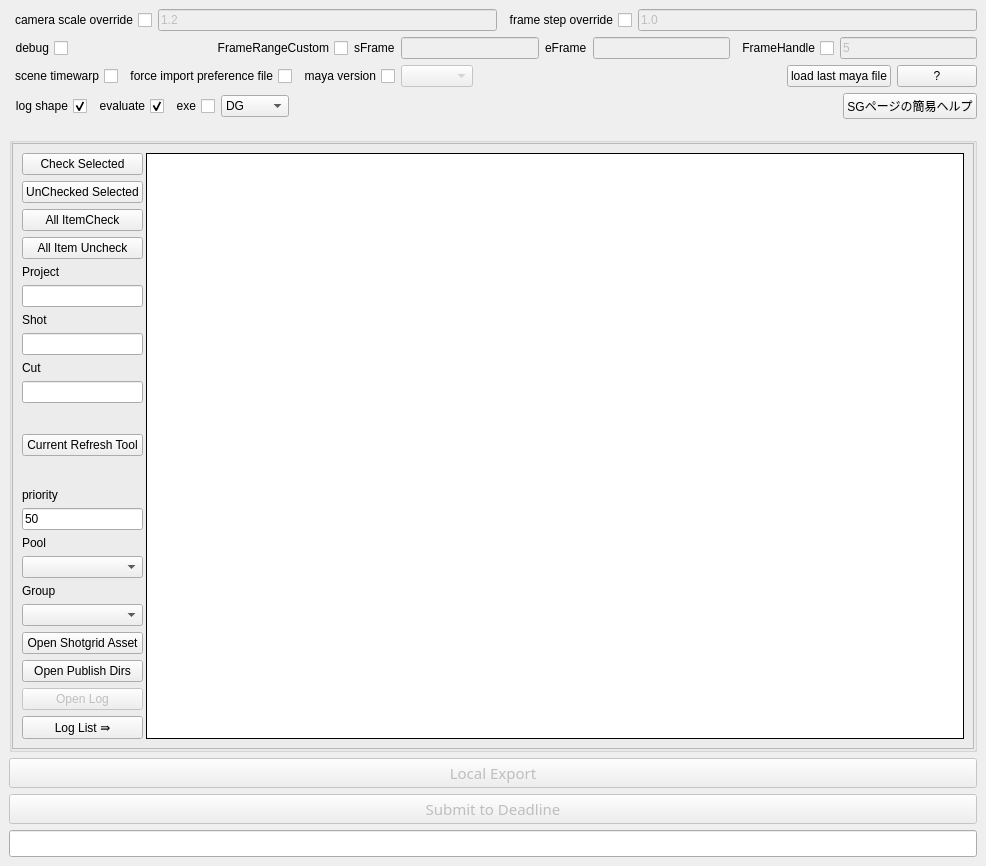
<?xml version="1.0" encoding="UTF-8"?>
<ui version="4.0">
 <class>MainWindow</class>
 <widget class="QMainWindow" name="MainWindow">
  <property name="geometry">
   <rect>
    <x>0</x>
    <y>0</y>
    <width>986</width>
    <height>866</height>
   </rect>
  </property>
  <property name="sizePolicy">
   <sizepolicy hsizetype="Expanding" vsizetype="Expanding">
    <horstretch>0</horstretch>
    <verstretch>0</verstretch>
   </sizepolicy>
  </property>
  <property name="windowTitle">
   <string>MainWindow</string>
  </property>
  <property name="styleSheet">
   <string notr="true">QDialog{background-color: rgb(38, 38, 38); color: rgb(200, 200, 200);}
QMainWindow{background-color: rgb(38, 38, 38); color: rgb(200, 200, 200);}
QMenuBar{background-color: rgb(18, 18, 38); color: rgb(200, 200, 200);}
QMenuBar::item{background-color: rgb(18, 18, 38); color: rgb(200, 200, 200);}
QMenu::item:selected{background-color: rgb(0, 100, 100); color: rgb(200, 200, 200);}
QLabel{color: rgb(200, 200, 200)}
QMenu{background-color: rgb(60, 60, 60); color: rgb(220, 220, 220)}
#QPushButton{background-color: rgb(20, 20, 20); color: rgb(200, 200, 200);border-style: outset}
#QPushButton:pressed{background-color: rgb(180, 180, 180)}

QPushButton{
padding: 0.5em 1em;
text-decoration: none;
background: #353535; color: #FFF;
}

QDateTimeEdit{background-color:   rgb(50, 50, 50); color: rgb(200, 200, 200);}

QLineEdit{background-color:   rgb(50, 50, 50); color: rgb(200, 200, 200);}
QPlainTextEdit{background-color:   rgb(50, 50, 50); color: rgb(200, 200, 200);}
QListWidget{background-color: rgb(18, 18, 38); color: rgb(200, 200, 200);}
QListWidget::item::selected{background-color: rgb(150, 150, 150); color: rgb(30, 30, 30);}
QComboBox{background-color:   rgb(18, 18, 38); color: rgb(200, 200, 200);}
QSpinBox{background-color:   rgb(50, 50, 50); color: rgb(200, 200, 200);}
QTextEdit{background-color:   rgb(18, 18, 38); color: rgb(200, 200, 200);}
QComboBox{background-color:   rgb(50, 50, 50); color: rgb(200, 200, 200);}
QRadioButton{background-color:   rgba(50, 50, 50, 0%); color: rgb(200, 200, 200);}
QTableWidget{background-color:   rgb(48, 48, 48); color: rgb(200, 200, 200);  alternate-background-color: rgb(68, 68, 68)}
QProgressBar{text-align: center}
QTableWidget&gt;QHeaderView::section{background-color:  rgb(68, 68, 68); color: rgb(200, 200, 200);border: 1px solid black	}
QTableWidget::item::selected{background-color:   rgb(120, 120, 80); color: rgb(200, 200, 200);}
QCheckBox{background-color:   rgba(18, 18, 38, 0%); color: rgb(200, 200, 200);}
QGroupBox{background-color:   rgb(80, 80, 80); color: rgb(200, 200, 200);border: 1px solid gray;}

QGroupBox::title { background-color: transparent; subcontrol-position: top left;padding:3 5px;}

QTreeWidget&gt;QHeaderView::section{background-color:  rgb(42, 42, 42); color: rgb(200, 200, 200);}
QTreeWidget{background-color:   rgb(48, 48, 48); color: rgb(200, 200, 200);  alternate-background-color: rgb(18, 18, 38)}
QTreeWidget::item::selected{background-color:   rgb(80, 80, 80); color: rgb(200, 200, 200);}
QTabWidget::pane {
    border: 2px;
    top: 0.1em;
    position: absolute;
    background-color: rgb(38, 42, 52)

    }

QTabBar:tab {
    border: 1px solid #8d7c7c;
    padding: 2px 6px 2px 6px;}
QTabBar::tab:selected, QTabBar::tab:hover, QTabBar::checkable {
     background: qlineargradient(x1: 0, y1: 0, x2: 0, y2: 1,
                                 stop: 0 #fafafa, stop: 0.4 #f4f4f4,
                                 stop: 0.5 #e7e7e7, stop: 1.0 #fafafa);
 }
QTabBar {
    background: #222;
    color: rgb(242, 133, 66);
    border-radius: 0;
    border: 2px solid #222;
}


QScrollBar::vertical {border: 0px; background: rgb(220, 220, 200); width: 10px;}
QScrollBar::add-page::vertical {background:  rgb(54, 54, 54); subcontrol-position: top; subcontrol-origin: margin;}
QScrollBar::sub-page::vertical {background:  rgb(54, 54, 54); subcontrol-position: top; subcontrol-origin: margin;}
QScrollBar::handle::vertical {background:  rgb(90, 90, 90);}

QScrollBar::horizontal {border: 0px; background: rgb(220, 220, 200); height: 10px;}
QScrollBar::add-page::horizontal {background:  rgb(54, 54, 54); subcontrol-position: top; subcontrol-origin: margin;}
QScrollBar::sub-page::horizontal {background:  rgb(54, 54, 54); subcontrol-position: top; subcontrol-origin: margin;}
QScrollBar::handle::horizontal {background:  rgb(90, 90, 90);}
</string>
  </property>
  <property name="animated">
   <bool>true</bool>
  </property>
  <property name="documentMode">
   <bool>true</bool>
  </property>
  <property name="tabShape">
   <enum>QTabWidget::Triangular</enum>
  </property>
  <property name="dockOptions">
   <set>QMainWindow::AnimatedDocks</set>
  </property>
  <property name="unifiedTitleAndToolBarOnMac">
   <bool>false</bool>
  </property>
  <widget class="QWidget" name="centralwidget">
   <property name="sizePolicy">
    <sizepolicy hsizetype="Expanding" vsizetype="Expanding">
     <horstretch>0</horstretch>
     <verstretch>0</verstretch>
    </sizepolicy>
   </property>
   <layout class="QVBoxLayout" name="verticalLayout_8">
    <item>
     <layout class="QHBoxLayout" name="horizontalLayout">
      <item>
       <widget class="QCheckBox" name="cam_scale_override_chk">
        <property name="layoutDirection">
         <enum>Qt::RightToLeft</enum>
        </property>
        <property name="text">
         <string>camera scale override</string>
        </property>
       </widget>
      </item>
      <item>
       <widget class="QLineEdit" name="cam_scale_override_velue_line">
        <property name="enabled">
         <bool>false</bool>
        </property>
        <property name="text">
         <string>1.2</string>
        </property>
       </widget>
      </item>
      <item>
       <widget class="QCheckBox" name="frame_step_override_chk">
        <property name="layoutDirection">
         <enum>Qt::RightToLeft</enum>
        </property>
        <property name="text">
         <string>frame step override</string>
        </property>
       </widget>
      </item>
      <item>
       <widget class="QLineEdit" name="frame_step_value_line">
        <property name="enabled">
         <bool>false</bool>
        </property>
        <property name="text">
         <string>1.0</string>
        </property>
       </widget>
      </item>
     </layout>
    </item>
    <item>
     <layout class="QHBoxLayout" name="horizontalLayout_2">
      <item>
       <widget class="QCheckBox" name="debug_chk">
        <property name="layoutDirection">
         <enum>Qt::RightToLeft</enum>
        </property>
        <property name="text">
         <string>debug</string>
        </property>
        <property name="checked">
         <bool>false</bool>
        </property>
       </widget>
      </item>
      <item>
       <spacer name="horizontalSpacer_4">
        <property name="orientation">
         <enum>Qt::Horizontal</enum>
        </property>
        <property name="sizeHint" stdset="0">
         <size>
          <width>40</width>
          <height>20</height>
         </size>
        </property>
       </spacer>
      </item>
      <item>
       <widget class="QCheckBox" name="custom_frame_range_chk">
        <property name="layoutDirection">
         <enum>Qt::RightToLeft</enum>
        </property>
        <property name="text">
         <string>FrameRangeCustom</string>
        </property>
       </widget>
      </item>
      <item>
       <widget class="QLabel" name="label_7">
        <property name="text">
         <string>sFrame</string>
        </property>
       </widget>
      </item>
      <item>
       <widget class="QLineEdit" name="sFrame">
        <property name="enabled">
         <bool>false</bool>
        </property>
        <property name="text">
         <string/>
        </property>
       </widget>
      </item>
      <item>
       <widget class="QLabel" name="label_9">
        <property name="text">
         <string>eFrame</string>
        </property>
       </widget>
      </item>
      <item>
       <widget class="QLineEdit" name="eFrame">
        <property name="enabled">
         <bool>false</bool>
        </property>
        <property name="text">
         <string/>
        </property>
       </widget>
      </item>
      <item>
       <widget class="QCheckBox" name="frame_handle_chk">
        <property name="enabled">
         <bool>true</bool>
        </property>
        <property name="layoutDirection">
         <enum>Qt::RightToLeft</enum>
        </property>
        <property name="text">
         <string>FrameHandle</string>
        </property>
        <property name="checked">
         <bool>false</bool>
        </property>
       </widget>
      </item>
      <item>
       <widget class="QLineEdit" name="frame_handle_value">
        <property name="enabled">
         <bool>false</bool>
        </property>
        <property name="text">
         <string>5</string>
        </property>
       </widget>
      </item>
     </layout>
    </item>
    <item>
     <layout class="QHBoxLayout" name="horizontalLayout_7">
      <item>
       <widget class="QCheckBox" name="scene_timewarp_check">
        <property name="layoutDirection">
         <enum>Qt::RightToLeft</enum>
        </property>
        <property name="text">
         <string>scene timewarp</string>
        </property>
        <property name="checked">
         <bool>false</bool>
        </property>
       </widget>
      </item>
      <item>
       <widget class="QCheckBox" name="force_load_preference_chk">
        <property name="layoutDirection">
         <enum>Qt::RightToLeft</enum>
        </property>
        <property name="text">
         <string>force import preference file</string>
        </property>
       </widget>
      </item>
      <item>
       <widget class="QCheckBox" name="maya_version_chk">
        <property name="layoutDirection">
         <enum>Qt::RightToLeft</enum>
        </property>
        <property name="text">
         <string>maya version</string>
        </property>
       </widget>
      </item>
      <item>
       <widget class="QComboBox" name="maya_version_comboBox">
        <property name="enabled">
         <bool>false</bool>
        </property>
       </widget>
      </item>
      <item>
       <spacer name="horizontalSpacer_3">
        <property name="orientation">
         <enum>Qt::Horizontal</enum>
        </property>
        <property name="sizeHint" stdset="0">
         <size>
          <width>40</width>
          <height>20</height>
         </size>
        </property>
       </spacer>
      </item>
      <item>
       <widget class="QPushButton" name="restore_last_file_button">
        <property name="text">
         <string>load last maya file</string>
        </property>
       </widget>
      </item>
      <item>
       <widget class="QPushButton" name="help_button">
        <property name="text">
         <string>?</string>
        </property>
       </widget>
      </item>
     </layout>
    </item>
    <item>
     <layout class="QHBoxLayout" name="horizontalLayout_5">
      <property name="bottomMargin">
       <number>12</number>
      </property>
      <item>
       <widget class="QCheckBox" name="log_shape_chk">
        <property name="layoutDirection">
         <enum>Qt::RightToLeft</enum>
        </property>
        <property name="text">
         <string>log shape</string>
        </property>
        <property name="checked">
         <bool>true</bool>
        </property>
       </widget>
      </item>
      <item>
       <widget class="QCheckBox" name="evaluate_chk">
        <property name="layoutDirection">
         <enum>Qt::RightToLeft</enum>
        </property>
        <property name="text">
         <string>evaluate</string>
        </property>
        <property name="checked">
         <bool>true</bool>
        </property>
       </widget>
      </item>
      <item>
       <widget class="QCheckBox" name="exe_chk">
        <property name="layoutDirection">
         <enum>Qt::RightToLeft</enum>
        </property>
        <property name="text">
         <string>exe</string>
        </property>
       </widget>
      </item>
      <item>
       <widget class="QComboBox" name="evaluate_combo">
        <item>
         <property name="text">
          <string>DG</string>
         </property>
        </item>
        <item>
         <property name="text">
          <string>pararel</string>
         </property>
        </item>
        <item>
         <property name="text">
          <string>serial</string>
         </property>
        </item>
       </widget>
      </item>
      <item>
       <spacer name="horizontalSpacer_5">
        <property name="orientation">
         <enum>Qt::Horizontal</enum>
        </property>
        <property name="sizeHint" stdset="0">
         <size>
          <width>40</width>
          <height>20</height>
         </size>
        </property>
       </spacer>
      </item>
      <item>
       <widget class="QPushButton" name="help_listup_button">
        <property name="text">
         <string>SGページの簡易ヘルプ</string>
        </property>
       </widget>
      </item>
     </layout>
    </item>
    <item>
     <widget class="QGroupBox" name="dd_area">
      <property name="acceptDrops">
       <bool>true</bool>
      </property>
      <property name="flat">
       <bool>false</bool>
      </property>
      <layout class="QVBoxLayout" name="verticalLayout_2">
       <property name="spacing">
        <number>0</number>
       </property>
       <property name="sizeConstraint">
        <enum>QLayout::SetDefaultConstraint</enum>
       </property>
       <property name="leftMargin">
        <number>0</number>
       </property>
       <property name="topMargin">
        <number>0</number>
       </property>
       <property name="rightMargin">
        <number>0</number>
       </property>
       <property name="bottomMargin">
        <number>0</number>
       </property>
       <item>
        <widget class="QWidget" name="widget" native="true">
         <property name="acceptDrops">
          <bool>true</bool>
         </property>
         <layout class="QVBoxLayout" name="verticalLayout_5">
          <property name="spacing">
           <number>0</number>
          </property>
          <property name="leftMargin">
           <number>0</number>
          </property>
          <property name="topMargin">
           <number>0</number>
          </property>
          <property name="rightMargin">
           <number>0</number>
          </property>
          <property name="bottomMargin">
           <number>0</number>
          </property>
          <item>
           <widget class="QStackedWidget" name="stack_area">
            <property name="sizePolicy">
             <sizepolicy hsizetype="Preferred" vsizetype="Preferred">
              <horstretch>0</horstretch>
              <verstretch>0</verstretch>
             </sizepolicy>
            </property>
            <property name="acceptDrops">
             <bool>true</bool>
            </property>
            <property name="frameShape">
             <enum>QFrame::StyledPanel</enum>
            </property>
            <property name="currentIndex">
             <number>0</number>
            </property>
            <widget class="QWidget" name="mainBox">
             <property name="sizePolicy">
              <sizepolicy hsizetype="Preferred" vsizetype="Preferred">
               <horstretch>0</horstretch>
               <verstretch>0</verstretch>
              </sizepolicy>
             </property>
             <property name="acceptDrops">
              <bool>true</bool>
             </property>
             <layout class="QVBoxLayout" name="verticalLayout_7">
              <item>
               <layout class="QVBoxLayout" name="verticalLayout">
                <property name="spacing">
                 <number>3</number>
                </property>
                <item>
                 <layout class="QHBoxLayout" name="horizontalLayout_4">
                  <item>
                   <layout class="QVBoxLayout" name="verticalLayout_4">
                    <property name="spacing">
                     <number>6</number>
                    </property>
                    <item>
                     <widget class="QPushButton" name="check_selected_btn">
                      <property name="text">
                       <string>Check Selected</string>
                      </property>
                     </widget>
                    </item>
                    <item>
                     <widget class="QPushButton" name="uncheck_selected_btn">
                      <property name="text">
                       <string>UnChecked Selected</string>
                      </property>
                     </widget>
                    </item>
                    <item>
                     <widget class="QPushButton" name="allcheck_btn">
                      <property name="text">
                       <string>All ItemCheck</string>
                      </property>
                     </widget>
                    </item>
                    <item>
                     <widget class="QPushButton" name="alluncheck_btn">
                      <property name="text">
                       <string>All Item Uncheck</string>
                      </property>
                     </widget>
                    </item>
                    <item>
                     <widget class="QLabel" name="label_6">
                      <property name="text">
                       <string>Project</string>
                      </property>
                     </widget>
                    </item>
                    <item>
                     <widget class="QLineEdit" name="pro_line">
                      <property name="sizePolicy">
                       <sizepolicy hsizetype="Preferred" vsizetype="Preferred">
                        <horstretch>0</horstretch>
                        <verstretch>0</verstretch>
                       </sizepolicy>
                      </property>
                      <property name="maximumSize">
                       <size>
                        <width>10000</width>
                        <height>10000</height>
                       </size>
                      </property>
                      <property name="frame">
                       <bool>true</bool>
                      </property>
                     </widget>
                    </item>
                    <item>
                     <widget class="QLabel" name="label_4">
                      <property name="text">
                       <string>Shot</string>
                      </property>
                     </widget>
                    </item>
                    <item>
                     <widget class="QLineEdit" name="shot_line">
                      <property name="sizePolicy">
                       <sizepolicy hsizetype="Preferred" vsizetype="Fixed">
                        <horstretch>0</horstretch>
                        <verstretch>0</verstretch>
                       </sizepolicy>
                      </property>
                     </widget>
                    </item>
                    <item>
                     <widget class="QLabel" name="label_5">
                      <property name="text">
                       <string>Cut</string>
                      </property>
                     </widget>
                    </item>
                    <item>
                     <widget class="QLineEdit" name="cut_line">
                      <property name="sizePolicy">
                       <sizepolicy hsizetype="Preferred" vsizetype="Fixed">
                        <horstretch>0</horstretch>
                        <verstretch>0</verstretch>
                       </sizepolicy>
                      </property>
                     </widget>
                    </item>
                    <item>
                     <spacer name="verticalSpacer_4">
                      <property name="orientation">
                       <enum>Qt::Vertical</enum>
                      </property>
                      <property name="sizeHint" stdset="0">
                       <size>
                        <width>20</width>
                        <height>40</height>
                       </size>
                      </property>
                     </spacer>
                    </item>
                    <item>
                     <widget class="QPushButton" name="current_refresh_button">
                      <property name="text">
                       <string>Current Refresh Tool</string>
                      </property>
                     </widget>
                    </item>
                    <item>
                     <spacer name="verticalSpacer_3">
                      <property name="orientation">
                       <enum>Qt::Vertical</enum>
                      </property>
                      <property name="sizeHint" stdset="0">
                       <size>
                        <width>20</width>
                        <height>40</height>
                       </size>
                      </property>
                     </spacer>
                    </item>
                    <item>
                     <widget class="QLabel" name="label_10">
                      <property name="text">
                       <string>priority</string>
                      </property>
                     </widget>
                    </item>
                    <item>
                     <widget class="QLineEdit" name="priority">
                      <property name="sizePolicy">
                       <sizepolicy hsizetype="Preferred" vsizetype="Fixed">
                        <horstretch>0</horstretch>
                        <verstretch>0</verstretch>
                       </sizepolicy>
                      </property>
                      <property name="text">
                       <string>50</string>
                      </property>
                     </widget>
                    </item>
                    <item>
                     <widget class="QLabel" name="label_11">
                      <property name="text">
                       <string>Pool</string>
                      </property>
                     </widget>
                    </item>
                    <item>
                     <widget class="QComboBox" name="poollist"/>
                    </item>
                    <item>
                     <widget class="QLabel" name="label_12">
                      <property name="text">
                       <string>Group</string>
                      </property>
                     </widget>
                    </item>
                    <item>
                     <widget class="QComboBox" name="grouplist"/>
                    </item>
                    <item>
                     <widget class="QPushButton" name="open_sg_asset_dir_button">
                      <property name="text">
                       <string>Open Shotgrid Asset</string>
                      </property>
                     </widget>
                    </item>
                    <item>
                     <widget class="QPushButton" name="open_publish_dir_button">
                      <property name="text">
                       <string>Open Publish Dirs</string>
                      </property>
                     </widget>
                    </item>
                    <item>
                     <widget class="QPushButton" name="open_log_button">
                      <property name="enabled">
                       <bool>false</bool>
                      </property>
                      <property name="text">
                       <string>Open Log</string>
                      </property>
                     </widget>
                    </item>
                    <item>
                     <widget class="QPushButton" name="log_list_btn">
                      <property name="text">
                       <string>Log List ⇛</string>
                      </property>
                     </widget>
                    </item>
                   </layout>
                  </item>
                  <item>
                   <widget class="QTableView" name="main_table">
                    <property name="enabled">
                     <bool>true</bool>
                    </property>
                    <property name="sizePolicy">
                     <sizepolicy hsizetype="Expanding" vsizetype="Expanding">
                      <horstretch>0</horstretch>
                      <verstretch>0</verstretch>
                     </sizepolicy>
                    </property>
                    <property name="font">
                     <font>
                      <pointsize>8</pointsize>
                     </font>
                    </property>
                    <property name="acceptDrops">
                     <bool>true</bool>
                    </property>
                    <property name="styleSheet">
                     <string notr="true">QDialog{background-color: rgb(38, 38, 38); color: rgb(200, 200, 200);}
QMainWindow{background-color: rgb(38, 38, 38); color: rgb(200, 200, 200);}
QMenuBar{background-color: rgb(18, 18, 38); color: rgb(200, 200, 200);}
QMenuBar::item{background-color: rgb(18, 18, 38); color: rgb(200, 200, 200);}
QMenu::item:selected{background-color: rgb(0, 100, 100); color: rgb(200, 200, 200);}
QLabel{color: rgb(200, 200, 200)}
QMenu{background-color: rgb(60, 60, 60); color: rgb(220, 220, 220)}
#QPushButton{background-color: rgb(20, 20, 20); color: rgb(200, 200, 200);border-style: outset}
#QPushButton:pressed{background-color: rgb(180, 180, 180)}

QPushButton{
padding: 0.5em 1em;
text-decoration: none;
background: #353535; color: #FFF;
}

QDateTimeEdit{background-color:   rgb(50, 50, 50); color: rgb(200, 200, 200);}

QLineEdit{background-color:   rgb(50, 50, 50); color: rgb(200, 200, 200);}
QPlainTextEdit{background-color:   rgb(50, 50, 50); color: rgb(200, 200, 200);}
QListWidget{background-color: rgb(18, 18, 38); color: rgb(200, 200, 200);}
QListWidget::item::selected{background-color: rgb(150, 150, 150); color: rgb(30, 30, 30);}
QComboBox{background-color:   rgb(18, 18, 38); color: rgb(200, 200, 200);}
QSpinBox{background-color:   rgb(50, 50, 50); color: rgb(200, 200, 200);}
QTextEdit{background-color:   rgb(18, 18, 38); color: rgb(200, 200, 200);}
QComboBox{background-color:   rgb(50, 50, 50); color: rgb(200, 200, 200);}
QRadioButton{background-color:   rgba(50, 50, 50, 0%); color: rgb(200, 200, 200);}
QTableWidget{background-color:   rgb(48, 48, 48); color: rgb(200, 200, 200);  alternate-background-color: rgb(68, 68, 68)}
QProgressBar{text-align: center}
QTableWidget&gt;QHeaderView::section{background-color:  rgb(68, 68, 68); color: rgb(200, 200, 200);border: 1px solid black	}
QTableWidget::item::selected{background-color:   rgb(120, 120, 80); color: rgb(200, 200, 200);}
QCheckBox{background-color:   rgba(18, 18, 38, 0%); color: rgb(200, 200, 200);}
QGroupBox{background-color:   rgb(80, 80, 80); color: rgb(200, 200, 200);border: 1px solid gray;}

QGroupBox::title { background-color: transparent; subcontrol-position: top left;padding:3 5px;}

QTreeWidget&gt;QHeaderView::section{background-color:  rgb(42, 42, 42); color: rgb(200, 200, 200);}
QTreeWidget{background-color:   rgb(48, 48, 48); color: rgb(200, 200, 200);  alternate-background-color: rgb(18, 18, 38)}
QTreeWidget::item::selected{background-color:   rgb(80, 80, 80); color: rgb(200, 200, 200);}
QTabWidget::pane {
    border: 2px;
    top: 0.1em;
    position: absolute;
    background-color: rgb(38, 42, 52)

    }

QTabBar:tab {
    border: 1px solid #8d7c7c;
    padding: 2px 6px 2px 6px;}
QTabBar::tab:selected, QTabBar::tab:hover, QTabBar::checkable {
     background: qlineargradient(x1: 0, y1: 0, x2: 0, y2: 1,
                                 stop: 0 #fafafa, stop: 0.4 #f4f4f4,
                                 stop: 0.5 #e7e7e7, stop: 1.0 #fafafa);
 }
QTabBar {
    background: #222;
    color: rgb(242, 133, 66);
    border-radius: 0;
    border: 2px solid #222;
}


QScrollBar::vertical {border: 0px; background: rgb(220, 220, 200); width: 10px;}
QScrollBar::add-page::vertical {background:  rgb(54, 54, 54); subcontrol-position: top; subcontrol-origin: margin;}
QScrollBar::sub-page::vertical {background:  rgb(54, 54, 54); subcontrol-position: top; subcontrol-origin: margin;}
QScrollBar::handle::vertical {background:  rgb(90, 90, 90);}

QScrollBar::horizontal {border: 0px; background: rgb(220, 220, 200); height: 10px;}
QScrollBar::add-page::horizontal {background:  rgb(54, 54, 54); subcontrol-position: top; subcontrol-origin: margin;}
QScrollBar::sub-page::horizontal {background:  rgb(54, 54, 54); subcontrol-position: top; subcontrol-origin: margin;}
QScrollBar::handle::horizontal {background:  rgb(90, 90, 90);}
</string>
                    </property>
                    <property name="frameShape">
                     <enum>QFrame::Panel</enum>
                    </property>
                    <property name="frameShadow">
                     <enum>QFrame::Plain</enum>
                    </property>
                    <property name="editTriggers">
                     <set>QAbstractItemView::NoEditTriggers</set>
                    </property>
                    <property name="showDropIndicator" stdset="0">
                     <bool>false</bool>
                    </property>
                    <property name="dragEnabled">
                     <bool>false</bool>
                    </property>
                    <property name="dragDropOverwriteMode">
                     <bool>false</bool>
                    </property>
                    <property name="alternatingRowColors">
                     <bool>true</bool>
                    </property>
                    <property name="selectionBehavior">
                     <enum>QAbstractItemView::SelectRows</enum>
                    </property>
                    <property name="textElideMode">
                     <enum>Qt::ElideRight</enum>
                    </property>
                    <property name="gridStyle">
                     <enum>Qt::DashLine</enum>
                    </property>
                    <property name="sortingEnabled">
                     <bool>true</bool>
                    </property>
                    <property name="wordWrap">
                     <bool>true</bool>
                    </property>
                    <property name="cornerButtonEnabled">
                     <bool>true</bool>
                    </property>
                    <attribute name="horizontalHeaderCascadingSectionResizes">
                     <bool>false</bool>
                    </attribute>
                    <attribute name="horizontalHeaderDefaultSectionSize">
                     <number>90</number>
                    </attribute>
                    <attribute name="horizontalHeaderMinimumSectionSize">
                     <number>1</number>
                    </attribute>
                    <attribute name="horizontalHeaderShowSortIndicator" stdset="0">
                     <bool>true</bool>
                    </attribute>
                    <attribute name="horizontalHeaderStretchLastSection">
                     <bool>true</bool>
                    </attribute>
                    <attribute name="verticalHeaderCascadingSectionResizes">
                     <bool>true</bool>
                    </attribute>
                    <attribute name="verticalHeaderDefaultSectionSize">
                     <number>20</number>
                    </attribute>
                    <attribute name="verticalHeaderMinimumSectionSize">
                     <number>1</number>
                    </attribute>
                   </widget>
                  </item>
                 </layout>
                </item>
                <item>
                 <layout class="QHBoxLayout" name="horizontalLayout_3">
                  <property name="spacing">
                   <number>0</number>
                  </property>
                 </layout>
                </item>
               </layout>
              </item>
             </layout>
            </widget>
            <widget class="QWidget" name="page">
             <property name="sizePolicy">
              <sizepolicy hsizetype="Preferred" vsizetype="Preferred">
               <horstretch>0</horstretch>
               <verstretch>0</verstretch>
              </sizepolicy>
             </property>
             <layout class="QVBoxLayout" name="verticalLayout_6">
              <item>
               <layout class="QHBoxLayout" name="horizontalLayout_6">
                <item>
                 <widget class="QPlainTextEdit" name="trace_area">
                  <property name="sizePolicy">
                   <sizepolicy hsizetype="Preferred" vsizetype="Preferred">
                    <horstretch>0</horstretch>
                    <verstretch>0</verstretch>
                   </sizepolicy>
                  </property>
                 </widget>
                </item>
               </layout>
              </item>
             </layout>
            </widget>
            <widget class="QWidget" name="page_2">
             <layout class="QVBoxLayout" name="verticalLayout_11">
              <item>
               <layout class="QHBoxLayout" name="horizontalLayout_8">
                <item>
                 <layout class="QVBoxLayout" name="verticalLayout_9">
                  <item>
                   <widget class="QPushButton" name="log_return_btn">
                    <property name="text">
                     <string>⇐ Return</string>
                    </property>
                   </widget>
                  </item>
                  <item>
                   <spacer name="verticalSpacer_5">
                    <property name="orientation">
                     <enum>Qt::Vertical</enum>
                    </property>
                    <property name="sizeHint" stdset="0">
                     <size>
                      <width>20</width>
                      <height>40</height>
                     </size>
                    </property>
                   </spacer>
                  </item>
                 </layout>
                </item>
                <item>
                 <widget class="QTableView" name="log_table">
                  <property name="font">
                   <font>
                    <family>メイリオ</family>
                    <pointsize>8</pointsize>
                   </font>
                  </property>
                  <property name="layoutDirection">
                   <enum>Qt::LeftToRight</enum>
                  </property>
                  <property name="autoFillBackground">
                   <bool>false</bool>
                  </property>
                  <property name="frameShape">
                   <enum>QFrame::Box</enum>
                  </property>
                  <property name="frameShadow">
                   <enum>QFrame::Plain</enum>
                  </property>
                  <property name="autoScroll">
                   <bool>true</bool>
                  </property>
                  <property name="editTriggers">
                   <set>QAbstractItemView::DoubleClicked</set>
                  </property>
                  <property name="tabKeyNavigation">
                   <bool>false</bool>
                  </property>
                  <property name="showDropIndicator" stdset="0">
                   <bool>false</bool>
                  </property>
                  <property name="dragDropOverwriteMode">
                   <bool>false</bool>
                  </property>
                  <property name="alternatingRowColors">
                   <bool>true</bool>
                  </property>
                  <property name="gridStyle">
                   <enum>Qt::SolidLine</enum>
                  </property>
                  <property name="sortingEnabled">
                   <bool>true</bool>
                  </property>
                  <property name="wordWrap">
                   <bool>false</bool>
                  </property>
                  <property name="cornerButtonEnabled">
                   <bool>false</bool>
                  </property>
                  <attribute name="horizontalHeaderVisible">
                   <bool>false</bool>
                  </attribute>
                  <attribute name="horizontalHeaderCascadingSectionResizes">
                   <bool>true</bool>
                  </attribute>
                  <attribute name="horizontalHeaderMinimumSectionSize">
                   <number>30</number>
                  </attribute>
                  <attribute name="horizontalHeaderStretchLastSection">
                   <bool>true</bool>
                  </attribute>
                  <attribute name="verticalHeaderVisible">
                   <bool>false</bool>
                  </attribute>
                  <attribute name="verticalHeaderDefaultSectionSize">
                   <number>15</number>
                  </attribute>
                  <attribute name="verticalHeaderMinimumSectionSize">
                   <number>10</number>
                  </attribute>
                  <attribute name="verticalHeaderStretchLastSection">
                   <bool>false</bool>
                  </attribute>
                 </widget>
                </item>
               </layout>
              </item>
             </layout>
            </widget>
           </widget>
          </item>
         </layout>
        </widget>
       </item>
      </layout>
     </widget>
    </item>
    <item>
     <layout class="QVBoxLayout" name="verticalLayout_10">
      <item>
       <widget class="QPushButton" name="export_local_btn">
        <property name="enabled">
         <bool>false</bool>
        </property>
        <property name="sizePolicy">
         <sizepolicy hsizetype="Minimum" vsizetype="Fixed">
          <horstretch>0</horstretch>
          <verstretch>0</verstretch>
         </sizepolicy>
        </property>
        <property name="minimumSize">
         <size>
          <width>0</width>
          <height>30</height>
         </size>
        </property>
        <property name="font">
         <font>
          <family>メイリオ</family>
          <pointsize>11</pointsize>
          <weight>50</weight>
          <italic>false</italic>
          <bold>false</bold>
          <underline>false</underline>
          <strikeout>false</strikeout>
          <kerning>true</kerning>
         </font>
        </property>
        <property name="text">
         <string>Local Export</string>
        </property>
       </widget>
      </item>
      <item>
       <widget class="QPushButton" name="export_submit_btn">
        <property name="enabled">
         <bool>false</bool>
        </property>
        <property name="sizePolicy">
         <sizepolicy hsizetype="Minimum" vsizetype="Fixed">
          <horstretch>0</horstretch>
          <verstretch>0</verstretch>
         </sizepolicy>
        </property>
        <property name="minimumSize">
         <size>
          <width>0</width>
          <height>30</height>
         </size>
        </property>
        <property name="font">
         <font>
          <family>メイリオ</family>
          <pointsize>11</pointsize>
          <weight>50</weight>
          <italic>false</italic>
          <bold>false</bold>
          <underline>false</underline>
          <strikeout>false</strikeout>
          <kerning>true</kerning>
         </font>
        </property>
        <property name="text">
         <string>Submit to Deadline</string>
        </property>
       </widget>
      </item>
      <item>
       <widget class="QLineEdit" name="path_line">
        <property name="font">
         <font>
          <pointsize>12</pointsize>
         </font>
        </property>
        <property name="readOnly">
         <bool>true</bool>
        </property>
       </widget>
      </item>
     </layout>
    </item>
   </layout>
  </widget>
  <action name="actionGo_to_shotgun">
   <property name="text">
    <string>go to shotgun</string>
   </property>
  </action>
 </widget>
 <resources/>
 <connections/>
</ui>
